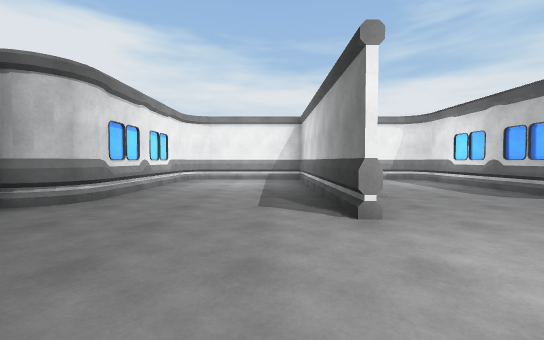
View 1 (above)

17 first-person views from a walk through a Unity game level. The camera is 1.2 m above the floor, tilts 2° down and sees 90° across. The floor is counted in squares, 2 m on a side. Each view is taken from the middle of a square. On the plan, view 1 faces up. The plan holds only what a view shows up to about 9 squares ahead; the rest is blank. The place goes on beyond the plan. The player is left out. Door leaves are left out, so doorways stand open. Surface patterns are stand-ins for the level's own textures.

View 2
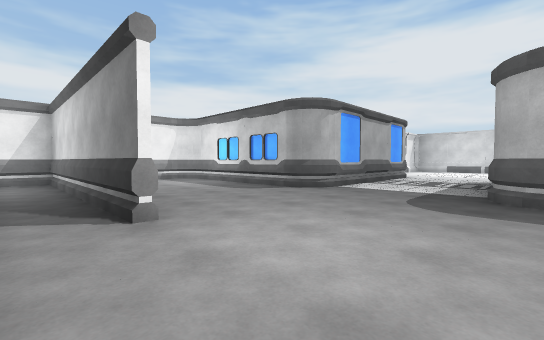

View 3
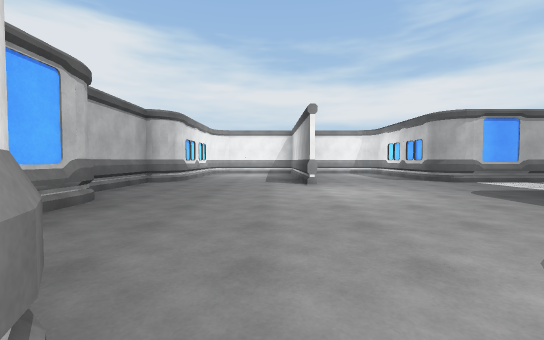

View 4
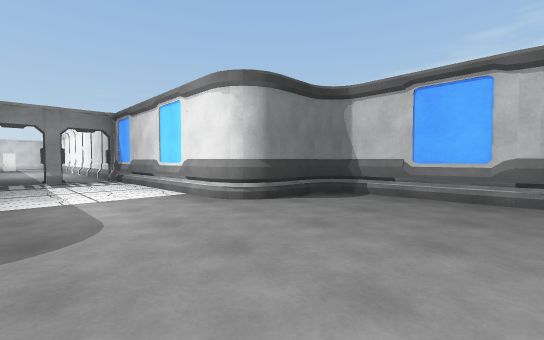

View 5
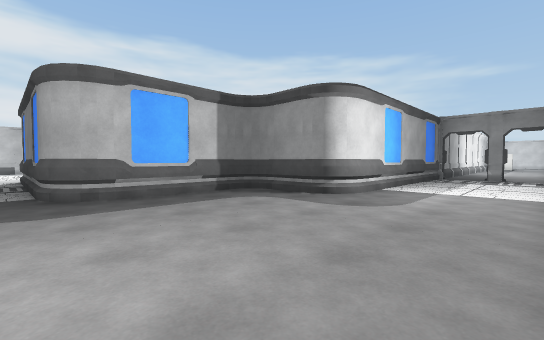

View 6
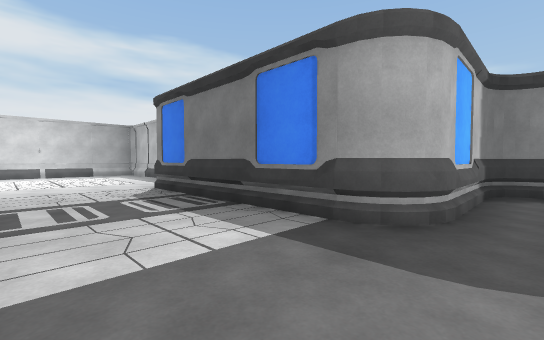

View 7
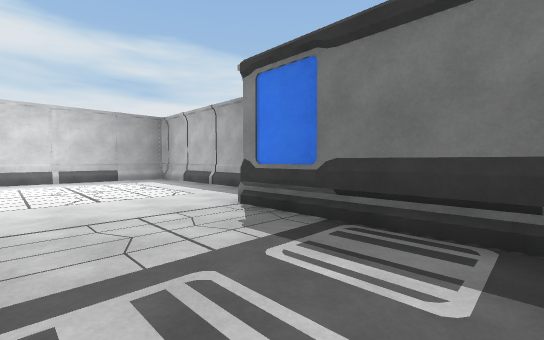

View 8
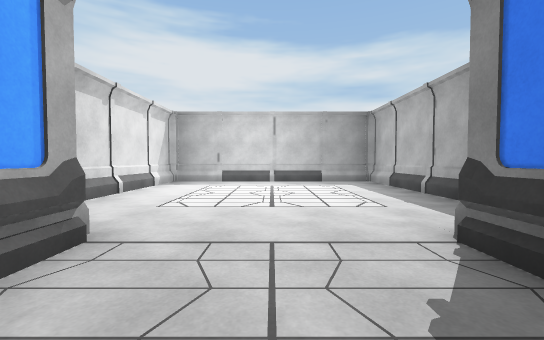

View 9
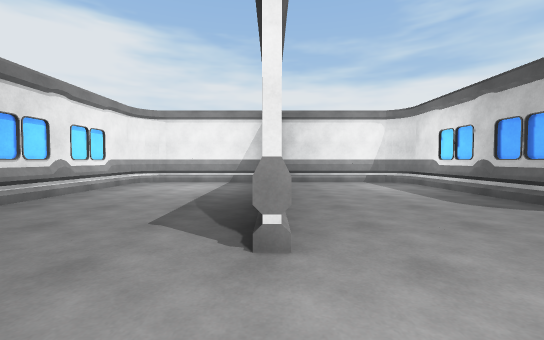

View 10
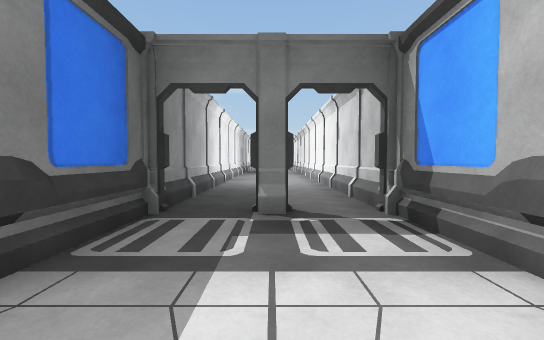

View 11
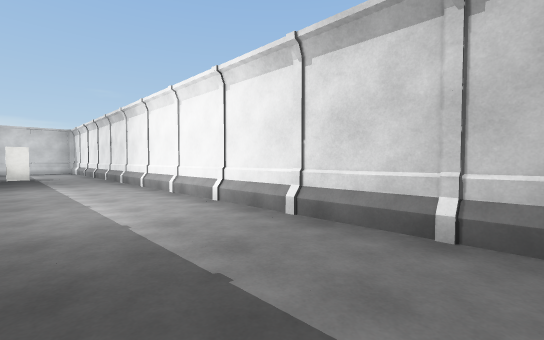

View 12
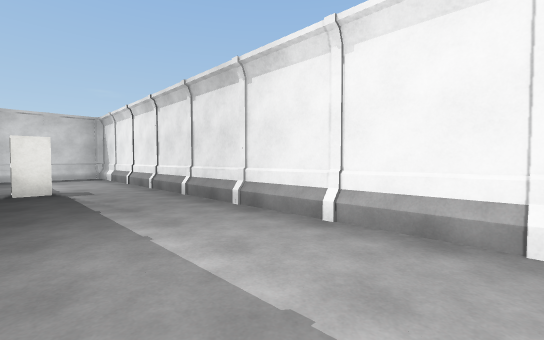

View 13
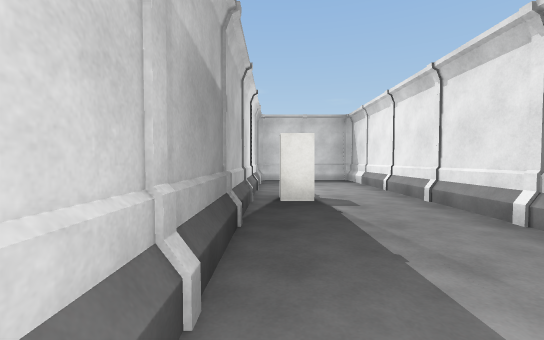

View 14
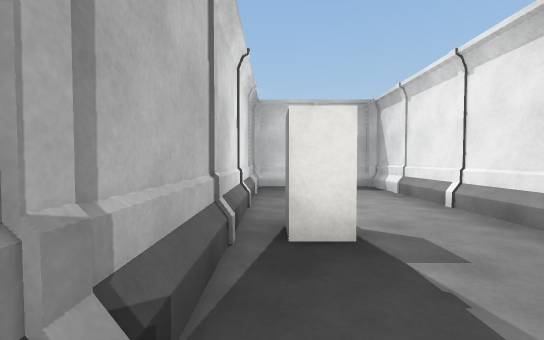

View 15
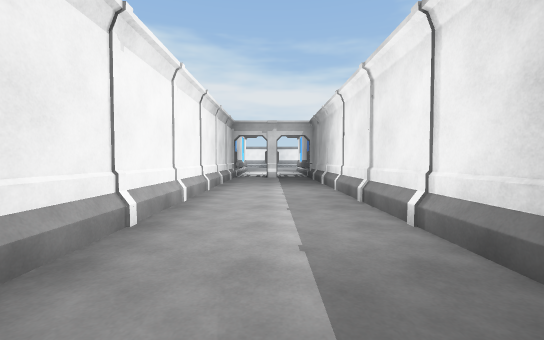

View 16
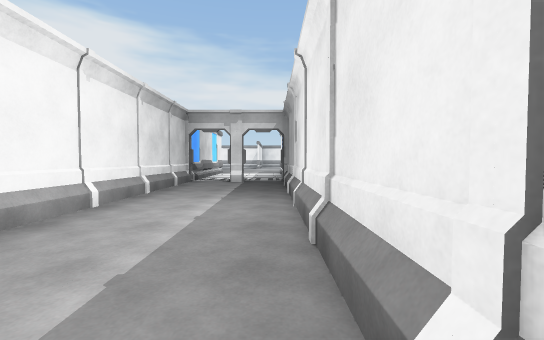

View 17
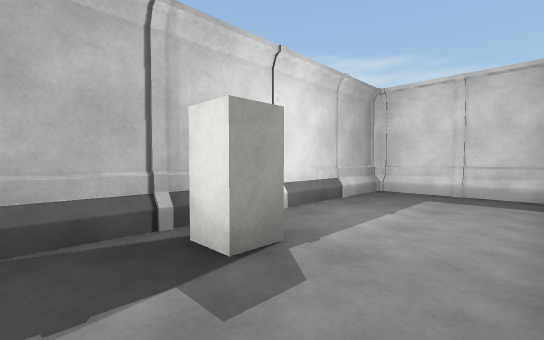

### Floor plan
Points are (right, up) in squares from view 1. A wall is a line through its corners. A room is listed if a view was taken in it or the views show most of it. See-through windows are left out.
Room 1 (views 1, 2, 3, 4, 5, 6, 7, 8, 9, 10)
walls: (5.4, 0.6) (10.2, 0.6); (4.7, 4.2) (4.7, 8); (4.7, -2.4) (4.7, -0.3); (0.9, 2.8) (0.9, 8.7) (-2, 8.7); (3.1, -3.1) (4, -3.1); (3, -3.1) (4.2, -2.9); (10.1, 3.4) (5.5, 3.4); (-0.4, -3.9) (-0.4, -8.9); (-2.7, -0.2) (-2.7, -2.4); (-2.2, -2.9) (-1, -3.1); (-2.1, -3.1) (-1.2, -3.1); (4.1, 8.7) (1.3, 8.7); (-3.4, 3.5) (-3.4, 1); (11.8, -0.9) (15.7, -0.9) (15.7, 2.1); (-2.7, 8) (-2.7, 4.3); (-2.6, 8.2) (-2.8, 7.1); (2.4, -8.9) (2.4, -3.9); (0.6, -9.1) (1.3, -9.1); (15.9, -0.9) (15.9, 4.9) (12, 4.9)
ways out: open door at (1, -9) to room 2
Room 2 (views 11, 12, 13, 14, 15, 16, 17)
walls: (1.4, -9.4) (0.7, -9.4); (-0.4, -8.9) (-0.4, -25.4) (2.4, -25.4) (2.4, -8.9)
ways out: open door at (1, -9) to room 1
objects: block (2, -21)

Positions as (right, up) in squares from view 1, and headings:
1: (0, 0), facing up
2: (0, 0), facing up-right
3: (0, -4), facing up
4: (2, 0), facing down-left
5: (0, 1), facing down-right
6: (4, 3), facing down-right
7: (7, 3), facing down-right
8: (8, 2), facing right
9: (1, 1), facing up
10: (1, -6), facing down
11: (2, -10), facing down-left
12: (2, -15), facing down-left
13: (2, -17), facing down
14: (2, -19), facing down
15: (1, -19), facing up
16: (2, -17), facing up
17: (0, -20), facing down-right
